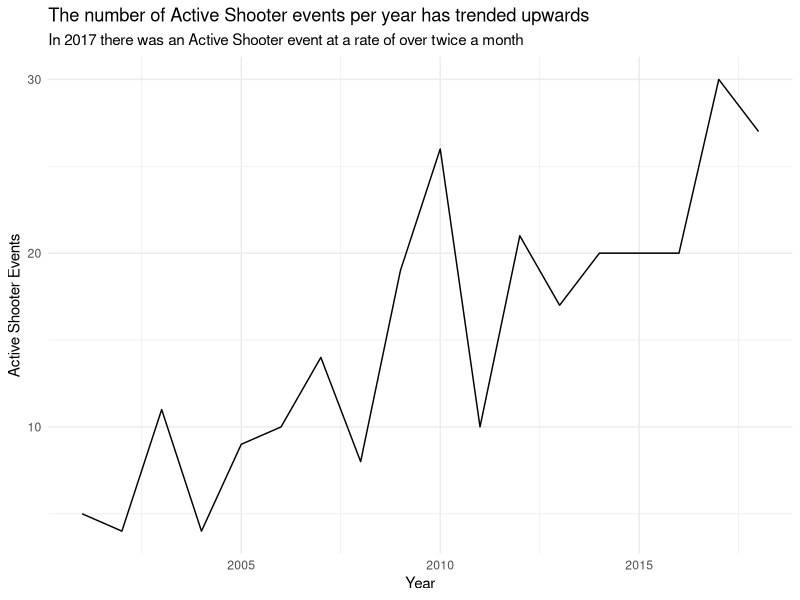
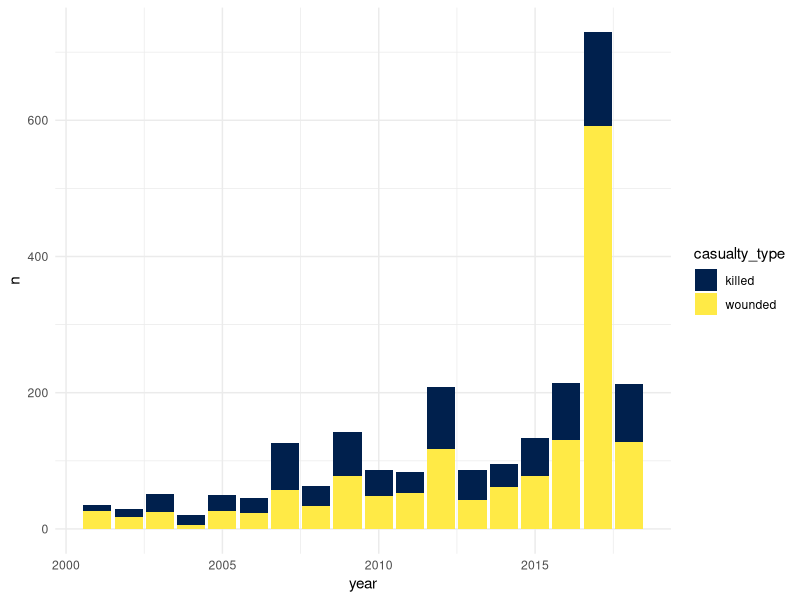
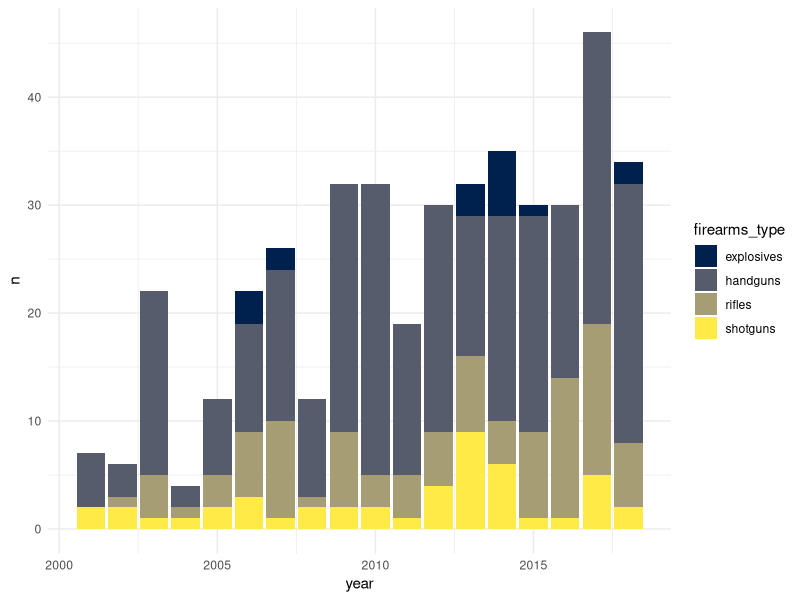

R code for these plots, in order: (Note: this script raises an error after producing the figures.)
## ---- chunk 1
knitr::opts_chunk$set(echo = TRUE)
## ---- chunk 2
library(here)
library(tidyverse)
library(lubridate)
library(stringr)
library(viridis)
## ---- chunk 3
active_shooters <- read_csv(here("fbi_active_shooter", "active_shooters_clean.csv"))
## ---- chunk 4
active_shooters <- active_shooters %>%
  mutate(year = year(date_time), 
         month = month(date_time), 
         hour = hour(date_time), 
         day = wday(date_time, label = TRUE),
         location_type = as_factor(location_type),
         shooter_gender = as_factor(shooter_gender),
         state = as_factor(state))

active_shooters <- active_shooters %>%
  mutate(state = fct_recode(state,
                            "Georgia" = "Georgio",
                            "Virginia" = "Virgina",
                            "Oklahoma" = "Oaklahoma",
                            "Washington D.C." = "D.C."))
## ---- chunk 5
active_shooters %>%
  select(event_name, year) %>%
  distinct() %>%
  group_by(year) %>%
  count() %>%
  filter(between(year, 2001, 2018)) %>%
  ggplot(aes(x = year, y = n)) +
  geom_line() +
  theme_minimal() +
  labs(x = "Year", 
       y = "Active Shooter Events", 
       title = "The number of Active Shooter events per year has trended upwards", 
       subtitle = "In 2017 there was an Active Shooter event at a rate of over twice a month")
## ---- chunk 6
active_shooters %>%
  select(event_name, wounded, killed, year) %>%
  group_by(event_name, year) %>%
  summarise(wounded = sum(wounded), killed = sum(killed)) %>%
  gather(casualty_type, count, -event_name, -year) %>%
  ungroup() %>%
  group_by(year, casualty_type) %>%
  summarise(n = sum(count)) %>%
  filter(between(year, 2001, 2018)) %>%
  ggplot(aes(x = year, y = n, fill = casualty_type)) +
  geom_col() +
  scale_fill_viridis(discrete = TRUE, option = "E") +
  theme_minimal()
  
## ---- chunk 7
active_shooters %>%
  select(event_name, rifles, shotguns, handguns, explosives, year) %>%
  na.omit(.) %>%
  group_by(event_name, year) %>%
  summarise(rifles = sum(rifles), shotguns = sum(shotguns), handguns = sum(handguns), explosives = sum(explosives)) %>%
  gather(firearms_type, count, -event_name, -year) %>%
  group_by(year, firearms_type) %>%
  summarise(n = sum(count)) %>%
  filter(between(year, 2001, 2018)) %>%
  ggplot(aes(x = year, y = n, fill = firearms_type)) +
  geom_col() +
  scale_fill_viridis(discrete = TRUE, option = "E") +
  theme_minimal()
## ---- chunk 8
active_shooters %>%
  select(killed, wounded, day, event_name) %>%
  group_by(day) %>%
  summarise(killed = sum(killed), wounded = sum(wounded), event_count = n()) %>%
  gather(casualty_type, count, -day, -event_count) %>%
  ggplot(aes(x = day, y = count, fill = event_count)) +
  geom_col() +
  scale_fill_viridis(discrete = TRUE, option = "E") +
  theme_minimal()
## ---- chunk 9
active_shooters %>%
  select(killed, wounded, hour) %>%
  group_by(hour) %>%
  summarise(killed = sum(killed), wounded = sum(wounded)) %>%
  gather(casualty_type, count, -hour)
## ---- chunk 10
